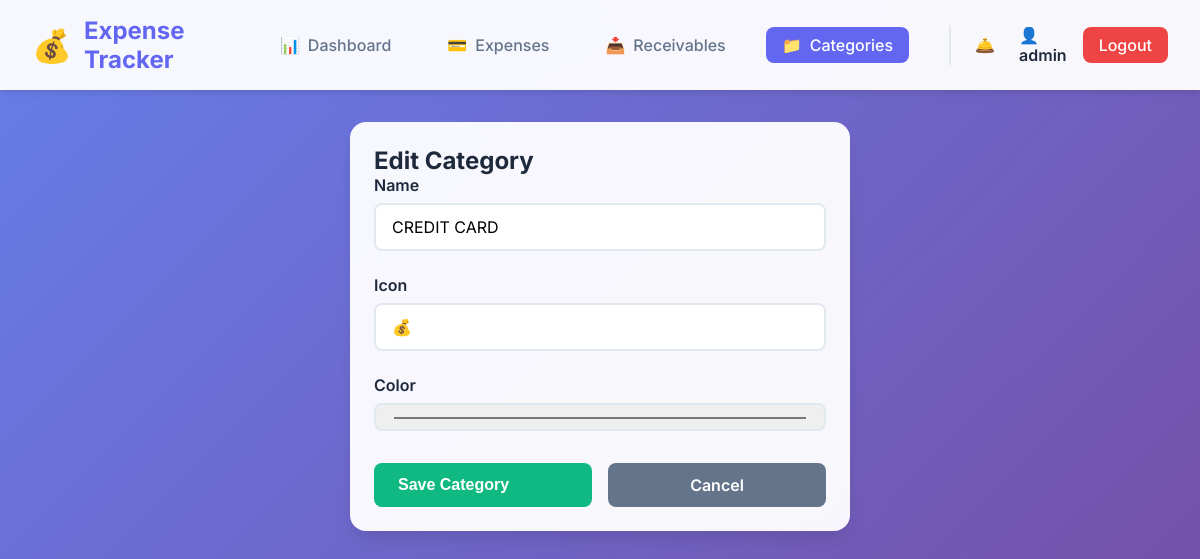
The page /categories/1/edit/ (signed in) on the database its author committed.
### expenses/models.py (models this page shows, shortened)
class Category(models.Model):
    name = models.CharField(max_length=100)
    icon = models.CharField(max_length=50, default='💰')
    color = models.CharField(max_length=7, default='#6366f1')
    user = models.ForeignKey(User, on_delete=models.CASCADE, related_name='categories')
    created_at = models.DateTimeField(auto_now_add=True)
    class Meta:
        verbose_name_plural = 'Categories'
        ordering = ['name']

### expenses/views.py (the view)
# urls.py: path('categories/<int:pk>/edit/', views.category_update, name='category_update'),
@login_required
def category_update(request, pk):
    category = get_object_or_404(Category, pk=pk, user=request.user)
    if request.method == 'POST':
        form = CategoryForm(request.POST, instance=category)
        if form.is_valid():
            form.save()
            messages.success(request, 'Category updated successfully!')
            return redirect('category_list')
    else:
        form = CategoryForm(instance=category)
    return render(request, 'expenses/category_form.html', {'form': form, 'title': 'Edit Category'})

### expenses/forms.py
class CategoryForm(forms.ModelForm):
    class Meta:
        model = Category
        fields = ['name', 'icon', 'color']
        widgets = {
            'name': forms.TextInput(attrs={'class': 'form-control', 'placeholder': 'e.g., Food'}),
            'icon': forms.TextInput(attrs={'class': 'form-control', 'placeholder': '🍔'}),
            'color': forms.TextInput(attrs={'class': 'form-control', 'type': 'color'}),
        }

### expenses/templates/expenses/category_form.html (shortened to what this page needs)
{% extends 'base.html' %}
{% block content %}
<div class="fade-in">
    <div class="card" style="max-width: 500px; margin: 0 auto;">
        <h1 class="card-title">{{ title }}</h1>
        <form method="post">
            {% for field in form %}
            <div class="form-group">
                <label class="form-label">{{ field.label }}</label>
                {{ field }}
            </div>
            {% endfor %}
            <div style="display: flex; gap: 1rem; margin-top: 2rem;">
                <button type="submit" class="btn btn-success" style="flex: 1;">Save Category</button>
                <a href="{% url 'category_list' %}" class="btn btn-secondary"
                    style="flex: 1; justify-content: center;">Cancel</a>
            </div>
        </form>
    </div>
</div>
{% endblock %}

### expenses/templates/base.html (shortened to what this page needs)
<!DOCTYPE html>
<html lang="en">
<head>
    {% load static %}
    <link rel="stylesheet" href="{% static 'css/styles.css' %}">
</head>
<body>
    {% if user.is_authenticated %}
    <nav class="navbar">
        <div class="nav-container">
            <div class="nav-brand">
                <span class="brand-icon">💰</span>
                <span class="brand-text">Expense Tracker</span>
            </div>
            <div class="nav-links">
                <a href="{% url 'dashboard' %}"
                    class="nav-link {% if request.resolver_match.url_name == 'dashboard' %}active{% endif %}">
                    <span>📊</span> Dashboard
                </a>
                <a href="{% url 'expense_list' %}?type=EXPENSE"
                    class="nav-link {% if request.resolver_match.url_name == 'expense_list' and request.GET.type == 'EXPENSE' %}active{% endif %}">
                    <span>💳</span> Expenses
                </a>
                <a href="{% url 'expense_list' %}?type=RECEIVABLE"
                    class="nav-link {% if request.resolver_match.url_name == 'expense_list' and request.GET.type == 'RECEIVABLE' %}active{% endif %}">
                    <span>📥</span> Receivables
                </a>
                <a href="{% url 'category_list' %}"
                    class="nav-link {% if 'category' in request.resolver_match.url_name %}active{% endif %}">
                    <span>📁</span> Categories
                </a>
                <div class="nav-user">
                    <a href="{% url 'notification_list' %}" class="nav-link"
                        style="position: relative; padding: 0.5rem;">
                        <span>🛎️</span>
                    </a>
                    <span class="user-name">👤 {{ user.username }}</span>
                    <a href="{% url 'logout' %}" class="btn-logout">Logout</a>
                </div>
            </div>
        </div>
    </nav>
    {% endif %}
    <main class="main-content">
        {% block content %}{% endblock %}
    </main>
</body>
</html>

### expenses/static/css/styles.css (style rules this page uses)
* { margin: 0; padding: 0; box-sizing: border-box; }
:root { --primary: #6366f1; --primary-dark: #4f46e5; --secondary: #ec4899; --success: #10b981; --danger: #ef4444; --warning: #f59e0b; --dark: #1e293b; --light: #f8fafc; --gray: #64748b; --border: #e2e8f0; }
body { font-family: 'Inter', -apple-system, BlinkMacSystemFont, 'Segoe UI', sans-serif; background: linear-gradient(135deg, #667eea 0%, #764ba2 100%); min-height: 100vh; color: var(--dark); }
.navbar { background: rgba(255, 255, 255, 0.95); backdrop-filter: blur(10px); box-shadow: 0 4px 6px -1px rgba(0, 0, 0, 0.1); padding: 1rem 0; position: sticky; top: 0; z-index: 100; }
.nav-container { max-width: 1400px; margin: 0 auto; padding: 0 2rem; display: flex; justify-content: space-between; align-items: center; }
.nav-brand { display: flex; align-items: center; gap: 0.75rem; font-size: 1.5rem; font-weight: 700; color: var(--primary); }
.brand-icon { font-size: 2rem; }
.nav-links { display: flex; align-items: center; gap: 1.5rem; }
.nav-link { text-decoration: none; color: var(--gray); font-weight: 500; padding: 0.5rem 1rem; border-radius: 0.5rem; transition: all 0.3s ease; display: flex; align-items: center; gap: 0.5rem; }
.nav-link.active { background: var(--primary); color: white; }
.nav-user { display: flex; align-items: center; gap: 1rem; margin-left: 1rem; padding-left: 1rem; border-left: 2px solid var(--border); }
.user-name { color: var(--dark); font-weight: 600; }
.btn-logout { background: var(--danger); color: white; padding: 0.5rem 1rem; border-radius: 0.5rem; text-decoration: none; font-weight: 500; transition: all 0.3s ease; }
.main-content { max-width: 1400px; margin: 2rem auto; padding: 0 2rem; }
.card { background: rgba(255, 255, 255, 0.95); backdrop-filter: blur(10px); border-radius: 1rem; padding: 1.5rem; box-shadow: 0 10px 15px -3px rgba(0, 0, 0, 0.1); transition: all 0.3s ease; }
.card-title { font-size: 1.5rem; font-weight: 700; color: var(--dark); }
.btn { padding: 0.75rem 1.5rem; border-radius: 0.5rem; font-weight: 600; text-decoration: none; display: inline-flex; align-items: center; gap: 0.5rem; transition: all 0.3s ease; border: none; cursor: pointer; font-size: 1rem; }
.btn-success { background: var(--success); color: white; }
.btn-secondary { background: var(--gray); color: white; }
.form-group { margin-bottom: 1.5rem; }
.form-label { display: block; font-weight: 600; color: var(--dark); margin-bottom: 0.5rem; }
.form-control { width: 100%; padding: 0.75rem 1rem; border: 2px solid var(--border); border-radius: 0.5rem; font-size: 1rem; transition: all 0.3s ease; font-family: inherit; }
.fade-in { animation: fadeIn 0.5s ease; }

### rows shown on the page
Category: form "CREDIT CARD" "💰" "#6366f1"

### other values the page prints
{{ user.username }} "admin"
{{ title }} "Edit Category"
{{ field.label }} "Name" "Icon" "Color"
